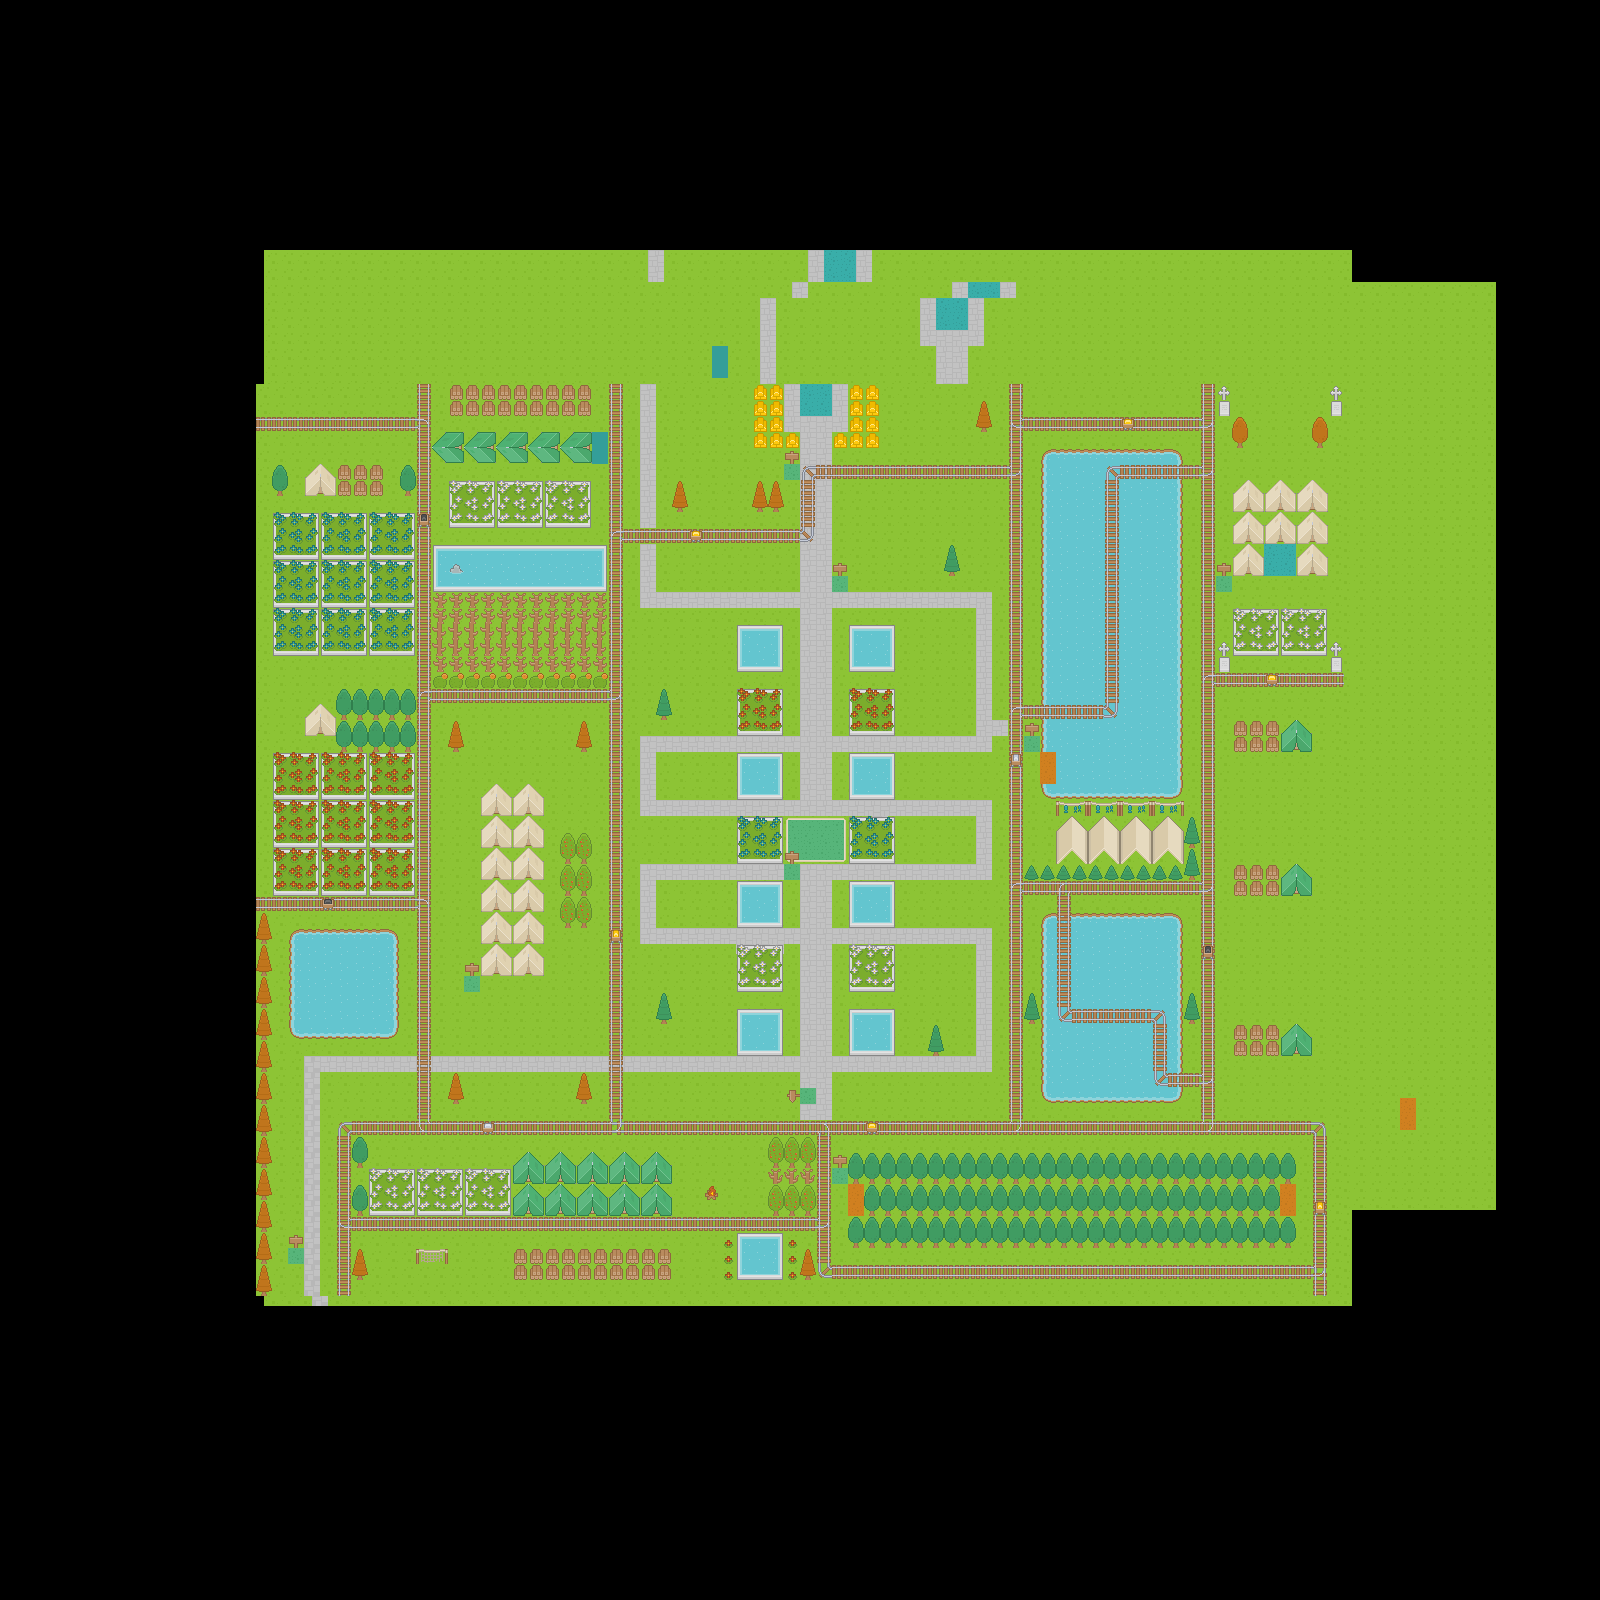

This is a level from a 2D game, rendered from its Tiled map with the project's own tilesets. A one-line summary and the map file follow, with tile-layer data summarised:
An orthogonal 100x100 tile map with 16x16 px tiles, 4 tile layers (PixelSnapBackground, Tile Layer 1, Train Tracks, Train), 2 tilesets and 124 objects.

<map version="1.0" tiledversion="2018.02.14" orientation="orthogonal" renderorder="right-down" width="100" height="100" tilewidth="16" tileheight="16" infinite="0" nextobjectid="223">
 <tileset firstgid="1" source="MobileRPGTileSet.tsx" />
 <tileset firstgid="1768" source="Black.tsx" />
 <layer name="PixelSnapBackground" width="100" height="100" offsetx="8" offsety="-6.66667">
  <data>[10000 cells, 5010 non-empty, 18 distinct tile ids]</data>
 </layer>
 <layer name="Tile Layer 1" width="100" height="100">
  <data>[10000 cells, 3876 non-empty, 51 distinct tile ids]</data>
 </layer>
 <layer name="Train Tracks" width="100" height="100">
  <data>[10000 cells, 474 non-empty, 22 distinct tile ids]</data>
 </layer>
 <layer name="Train" width="100" height="100">
  <data>[10000 cells, 1311 non-empty, 104 distinct tile ids]</data>
 </layer>
 <objectgroup name="Collision">
  <object id="29" x="256" y="347.333" width="366" height="37.3333" />
  <object id="30" x="624" y="354" width="370" height="29.3333" />
  <object id="31" x="995.333" y="360.667" width="352.667" height="22.6667" />
  <object id="32" x="1344.67" y="384" width="36.6667" height="367.333" />
  <object id="33" x="1344.67" y="751.333" width="31.3333" height="378" />
  <object id="34" x="1343.33" y="1130.67" width="32" height="176.667" />
  <object id="35" x="240" y="1296" width="394.667" height="26" />
  <object id="36" x="635.333" y="1296" width="457.333" height="27.3333" />
  <object id="37" x="1094" y="1296" width="277.333" height="32.6667" />
  <object id="38" x="1216.67" y="386" width="15.3333" height="29.3333" />
  <object id="39" x="1328.67" y="384.667" width="16.6667" height="30.6667" />
  <object id="40" x="1232" y="416" width="15.3333" height="32" />
  <object id="41" x="1312.67" y="417.333" width="14" height="30" />
  <object id="42" x="1232.67" y="609.333" width="94" height="46" />
  <object id="43" x="1215.33" y="641.333" width="16" height="30.6667" />
  <object id="44" x="1328" y="640" width="15.3333" height="32" />
  <object id="49" x="1265" y="672.5" width="14.5" height="13.5" />
  <object id="50" x="1232.5" y="720.5" width="47.5" height="31" />
  <object id="52" x="1232.5" y="720.5" width="47.5" height="31" />
  <object id="53" x="1233" y="865.5" width="47" height="30" />
  <object id="55" x="1201" y="945" width="14" height="14.5" />
  <object id="56" x="1232" y="1023.5" width="48" height="32" />
  <object id="59" x="1184" y="992" width="16" height="31.5" />
  <object id="61" x="1024.5" y="865" width="176.5" height="15" />
  <object id="62" x="1056.5" y="815.5" width="143.5" height="49.5" />
  <object id="63" x="1056.5" y="799" width="127" height="16.5" />
  <object id="65" x="1120.67" y="416.667" width="12.6667" height="14" />
  <object id="66" x="1010" y="752.667" width="11.3333" height="14.6667" />
  <object id="69" x="449" y="1072" width="14.5" height="32" />
  <object id="70" x="576.5" y="1071.5" width="15.5" height="32" />
  <object id="73" x="321.5" y="898" width="12.5" height="12" />
  <object id="74" x="272.5" y="751.5" width="142" height="144.5" />
  <object id="75" x="336.5" y="687.5" width="79" height="64.5" />
  <object id="77" x="447.5" y="720" width="16" height="32" />
  <object id="78" x="272" y="511.5" width="143" height="144" />
  <object id="79" x="418" y="511.5" width="11.5" height="16" />
  <object id="80" x="336" y="464.5" width="48" height="31" />
  <object id="81" x="400.5" y="464.5" width="15" height="31.5" />
  <object id="82" x="271.5" y="464.5" width="16" height="31" />
  <object id="84" x="448.5" y="385.5" width="143.5" height="30.5" />
  <object id="85" x="448" y="481" width="143" height="47" />
  <object id="86" x="433.5" y="545" width="174.5" height="143" />
  <object id="88" x="576.5" y="719" width="15.5" height="32.5" />
  <object id="89" x="655.5" y="688.5" width="16" height="31.5" />
  <object id="90" x="560.5" y="832.5" width="30.5" height="95" />
  <object id="93" x="929.5" y="1026" width="13" height="28.5" />
  <object id="94" x="736" y="1008.5" width="47" height="46" />
  <object id="95" x="848.5" y="1008.5" width="47" height="46.5" />
  <object id="96" x="735.5" y="944.5" width="48" height="47" />
  <object id="97" x="848.5" y="945" width="47" height="46.5" />
  <object id="98" x="736.5" y="880" width="46.5" height="47.5" />
  <object id="99" x="849" y="880.5" width="46.5" height="47" />
  <object id="100" x="736.5" y="817" width="47" height="46" />
  <object id="101" x="848.5" y="816.5" width="46.5" height="46.5" />
  <object id="102" x="736" y="752" width="47" height="47.5" />
  <object id="103" x="848" y="752.5" width="47.5" height="47.5" />
  <object id="104" x="848.5" y="687.5" width="47.5" height="48.5" />
  <object id="105" x="736" y="689" width="47" height="46.5" />
  <object id="106" x="944" y="545" width="15.5" height="30.5" />
  <object id="107" x="737" y="623.5" width="47" height="48.5" />
  <object id="108" x="848.5" y="624.5" width="46.5" height="46.5" />
  <object id="109" x="687.5" y="528" width="16.5" height="14.5" />
  <object id="111" x="1313" y="1200.5" width="14" height="15" />
  <object id="112" x="864.5" y="1122" width="13.5" height="11.5" />
  <object id="113" x="255" y="910" width="16" height="387" />
  <object id="114" x="222" y="350" width="33" height="507" />
  <object id="115" x="221" y="856" width="33" height="460" />
  <object id="117" x="976" y="401" width="15.5" height="31" />
  <object id="118" x="672" y="479" width="15.5" height="33" />
  <object id="119" x="768.5" y="481" width="15.5" height="31" />
  <object id="120" x="481.333" y="1120.67" width="12.6667" height="13.3333" />
  <object id="121" x="368.667" y="1168" width="142" height="48" />
  <object id="123" x="704.667" y="1185.33" width="13.3333" height="14" />
  <object id="124" x="767.333" y="1136" width="48.6667" height="79.3333" />
  <object id="125" x="512.667" y="1248.67" width="158.667" height="31.3333" />
  <object id="126" x="416" y="1248.5" width="31.5" height="15" />
  <object id="127" x="800" y="1247.5" width="16" height="31.5" />
  <object id="135" x="1024" y="992.5" width="15.5" height="30.5" />
  <object id="139" x="1167.5" y="1008.5" width="14.5" height="64.5" />
  <object id="143" x="609.5" y="929" width="12" height="13.5" />
  <object id="152" x="512" y="1151.33" width="159.667" height="64.3333" />
  <object id="156" x="730.667" y="450" width="0.666667" />
  <object id="160" x="480" y="783.333" width="64" height="192.333" />
  <object id="163" x="352" y="1136.5" width="15.5" height="31" />
  <object id="164" x="352" y="1183.5" width="16" height="33" />
  <object id="165" x="352" y="1247.5" width="15.5" height="32" />
  <object id="166" x="788" y="1249" height="0.5" />
  <object id="168" x="1279.5" y="719.5" width="32" height="32" />
  <object id="169" x="1281" y="864" width="30.5" height="31" />
  <object id="170" x="1232.5" y="479" width="95.5" height="64.5" />
  <object id="171" x="1232.5" y="543.5" width="31" height="32" />
  <object id="172" x="1296.5" y="544" width="31" height="31.5" />
  <object id="173" x="432" y="432" width="159.5" height="31.5" />
  <object id="174" x="303" y="463.5" width="33" height="31.5" />
  <object id="175" x="303.5" y="704" width="33" height="31" />
  <object id="176" x="288.5" y="928" width="111" height="111.5" />
  <object id="177" x="1280" y="1023.5" width="31.5" height="32.5" />
  <object id="178" x="1071.5" y="911.5" width="111" height="96.5" />
  <object id="179" x="1040.5" y="1023.5" width="112.5" height="78.5" />
  <object id="180" x="1153.5" y="1088.5" width="30" height="14.5" />
  <object id="181" x="1040.5" y="912" width="15.5" height="111.5" />
  <object id="182" x="1039.5" y="447.5" width="64" height="256" />
  <object id="183" x="1104.5" y="448" width="78.5" height="15.5" />
  <object id="184" x="1040.5" y="719.5" width="142.5" height="79.5" />
  </objectgroup>
</map>
<!-- 20 of 124 objects omitted -->
